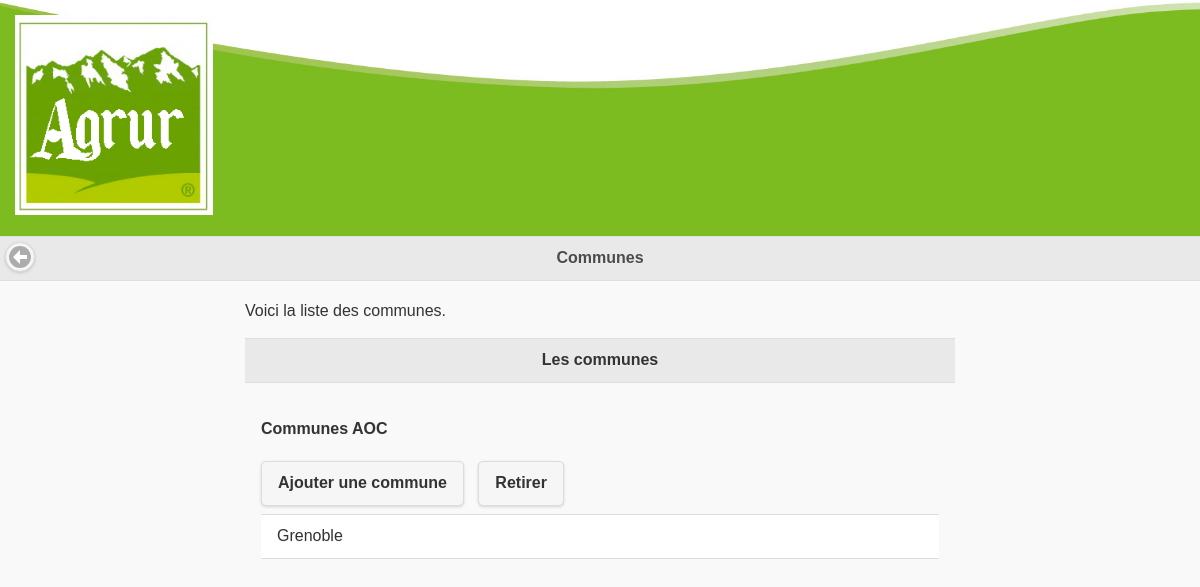
/interface/communes.php, run on an earlier commit of the app's database.
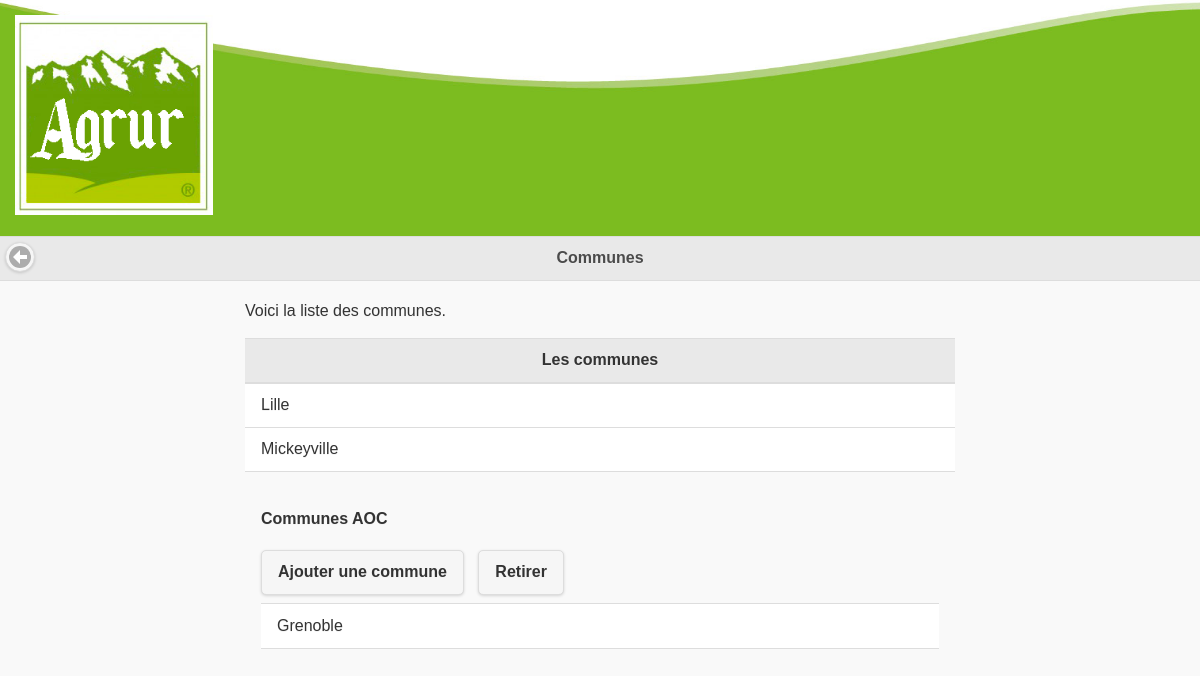
And on a later commit of the database.
### tables this page shows
CREATE TABLE `commune` (
`id_commune` int(11) NOT NULL,
  `nom_commune` varchar(250) NOT NULL,
  `commune_aoc` int(1) NOT NULL
);

### interface/communes.php (the view, shortened to what this page needs)
<!DOCTYPE html>
<html lang="fr">
<head>
  <?php include('../common/head.php'); ?>
  <?php include('../src/bdd_connect.php'); ?>
</head>
<body>
  <header>
    <?php include('../common/header.php'); ?>
  </header>
  <div data-role="header">
    <a href="#" data-rel="back" data-icon="arrow-l" data-iconpos="notext" data-shadow="true" data-iconshadow="true" data-transition="slidefade" class="ui-icon"></a>
    <h1>Communes</h1>
  </div>
  <div class="main-container">
      <div class="sub-container">
        <p>
          Voici la liste des communes.
        </p>
        <div data-role="header">
          <h6>Les communes</h6>
        </div>
        <ul data-role="listview">
          <?php
          $sql = $connexion->query('SELECT id_commune, nom_commune FROM commune WHERE commune_aoc = 0');
          try
          {
            $sql->execute();
            while($donnees_commune = $sql->fetch())
            {
            ?>
              <li>
                <?php echo($donnees_commune['nom_commune']); ?>
              </li>
            <?php
            }
          }
          catch(Exception $e)
          {
            echo('Erreur : '.$e->getMessage());
          }
          ?>
        </ul>
        <div style="height:30px;"></div>
        <div class="ui-corner-all custom-corners">
          <div class="ui-bar ui-bar-c">
            <h3>Communes AOC</h3>
          </div>
          <div class="ui-body ui-body-c">
            <a href="#popupAjouterCommuneAOC" data-rel="popup" data-position-to="window" class="ui-btn ui-corner-all ui-shadow ui-btn-inline ui-icon-plus ui-btn-a" data-transition="pop">Ajouter une commune</a>
            <a href="#popupRetirerCommuneAOC" data-rel="popup" data-position-to="window" class="ui-btn ui-corner-all ui-shadow ui-btn-inline ui-icon-minus ui-btn-a" data-transition="pop">Retirer</a>
            <ul data-role="listview">
              <?php
              $sql = $connexion->query('SELECT id_commune, nom_commune FROM commune WHERE commune_aoc = 1');
              try
              {
                $sql->execute();
                while($donnees_commune = $sql->fetch())
                {
                ?>
                <li>
                  <?php echo($donnees_commune['nom_commune']); ?>
                </li>
                <?php
                }
              }
              catch(Exception $e)
              {
                echo('Erreur : '.$e->getMessage());
              }
              ?>
            </ul>
          </div>
        </div>
    </div>
  </div>
</body>
</html>

What changed in the data, as far as the page shows it:
added commune: nom_commune "Lille", shown under "Les communes"
added commune: nom_commune "Mickeyville", shown under "Les communes"
